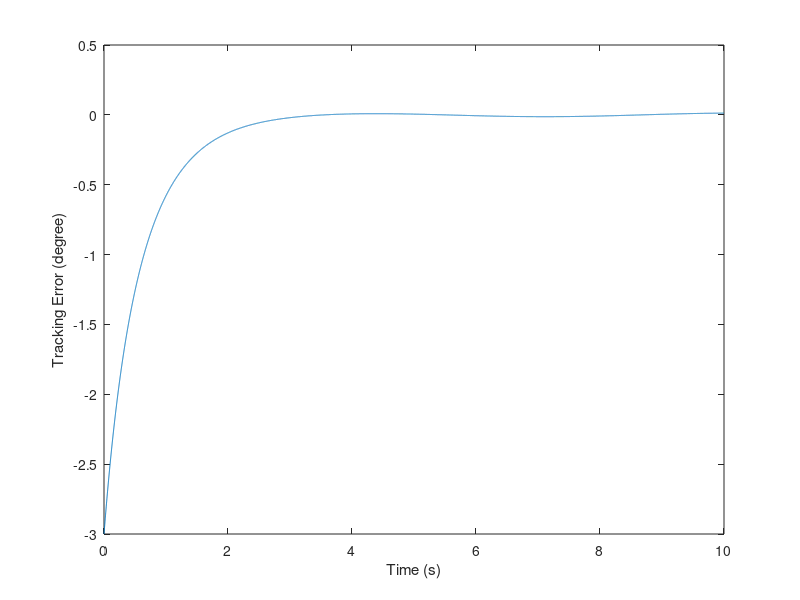
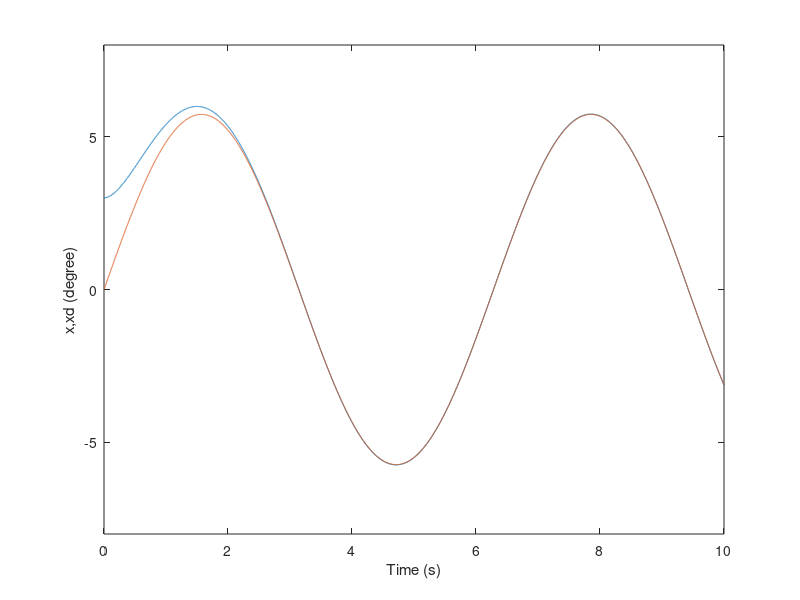
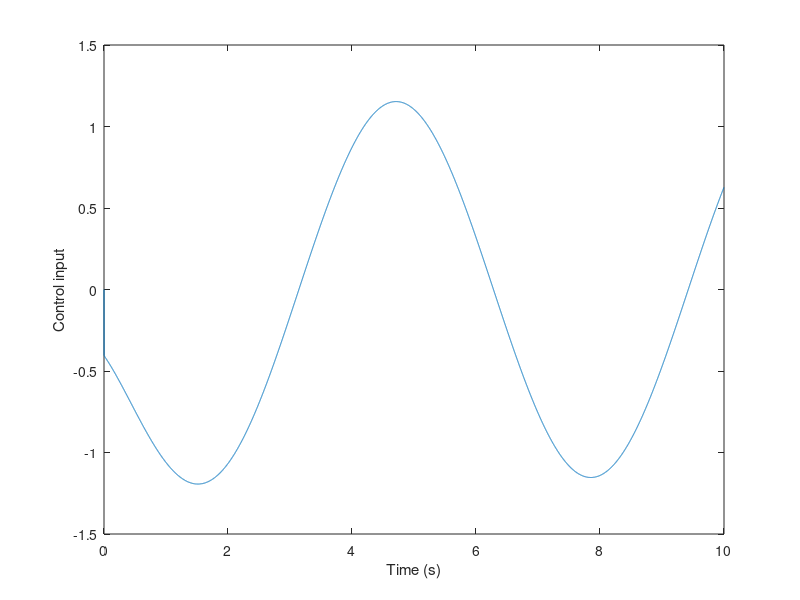
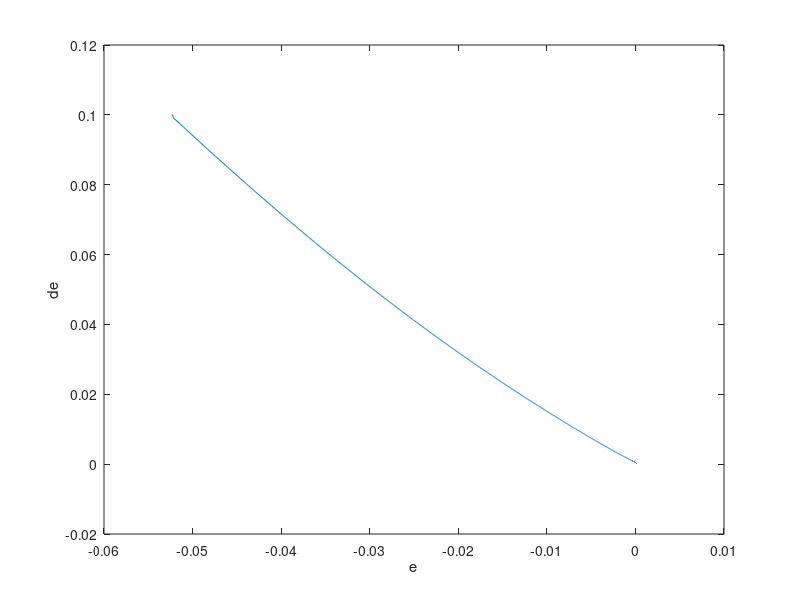

The MATLAB source for these figures, in order:
%Sliding mode control
%Chapter 01
%Tien 2016.01.24
%Example 1.4.3

close all
clear all

%M=1;    %the controller with a switch function
M=2;    %the controller with a saturation function

%Sampling time
tmax=10;
dt=0.001;
n=round(tmax/dt);

%Reference data
w=1;
t(1)=0;
for i=1:n
   if i>1 t(i)=(i-1)*dt; end;
   thd(i)=0.1*sin(w*t(i));
   dthd(i)=0.1*w*cos(w*t(i));
   d2thd(i)=-0.1*w^2*sin(w*t(i));
end

%System parameters
mc=1.0; m=0.1;  L=0.5;  g=9.81;

%Controller parameters
c=1.5;  xite=0.2;

%Initial values
th(1)=pi/60;
dth(1)=0;
err(1)=thd(1)-th(1);
derr(1)=0;
u(1)=0;
X1i_1=th(1);
X2i_1=dth(1);

for i=2:n
   %System dynamics
   T=L*(4/3-m*cos(X1i_1)^2/(mc+m));
   fXi_1=(g*sin(X1i_1)-m*L*X2i_1^2*cos(X1i_1)*sin(X1i_1)/(mc+m))/T;
   gXi_1=(cos(X1i_1)/(mc+m))/T;
   X1i=X2i_1*dt+X1i_1;
   X2i=(fXi_1+gXi_1*u(i-1))*dt+X2i_1;
   th(i)=X1i;
   dth(i)=X2i;
   X1i_1=X1i;
   X2i_1=X2i;
   
   %Tracking error
   err(i)=thd(i)-th(i);
   derr(i)=(err(i)-err(i-1))/dt;
   
   %Controller
   s(i)=c*err(i)+derr(i);
   if M==1
       u(i)=(1/gXi_1)*(-fXi_1+d2thd(i)+c*derr(i)+xite*sign(s(i)));
   end;
   if M==2
       delta=0.05;
       if s(i)>delta sats=1;
       elseif abs(s(i))<=delta sats=s(i)/delta;
       else sats=-1;
       end;
       u(i)=(1/gXi_1)*(-fXi_1+d2thd(i)+c*derr(i)+xite*sats);
   end;
end;
derr(1)=derr(2);    %for eliminating the differential error at the initial

plot(t,(thd-th)*180/pi);                xlabel('Time (s)');	ylabel('Tracking Error (degree)');
figure;plot(t,th*180/pi,t,thd*180/pi);	xlabel('Time (s)');	ylabel('x,xd (degree)');
axis([0,10,-8,8])
figure;plot(t,u);                       xlabel('Time (s)');	ylabel('Control input');
figure;plot(err,derr);                  xlabel('e');        ylabel('de');
axis([-0.06,0.01,-0.02,0.12])